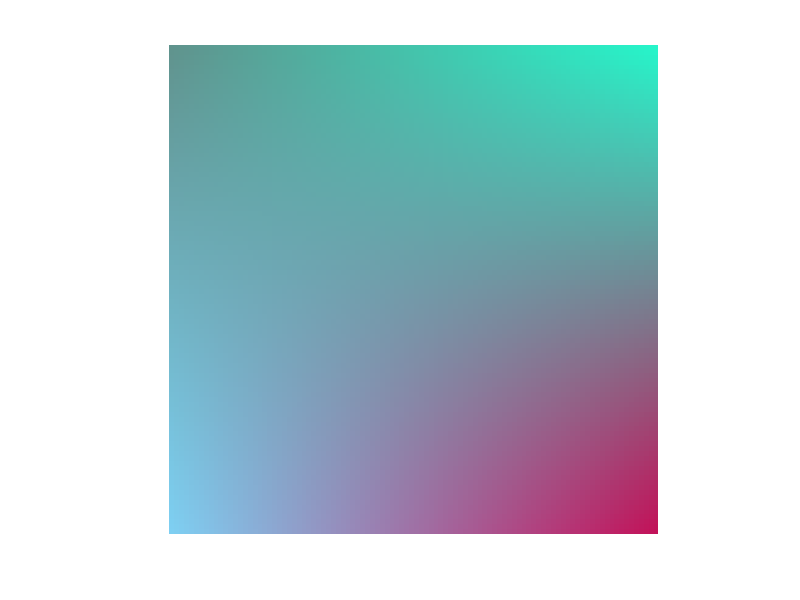

Write the MATLAB code that produced this figure.
v1=[96,147,141];
v2=[126,207,242];
v3=[38,245,202];
v4=[194,18,89];

img=zeros(100,100,3);
img(1,1,:)=v1;
img(1,100,:)=v2;
img(100,1,:)=v3;
img(100,100,:)=v4;
a = img(1, 1, :) .* ((1:100) -100)/(1-100) + img(100, 1, :) .* ((1:100) - 1)/(100-1);
b = img(1, 100, :) .* ((1:100) - 100)/(1-100) + img(100, 100, :) .* ((1:100) - 1)/(100-1);
for i=1:100
    img(i, :, :) = a .* (i-100)/(1-100) + b .* (i-1)/(100-1);
end
imshow(uint8(img));
